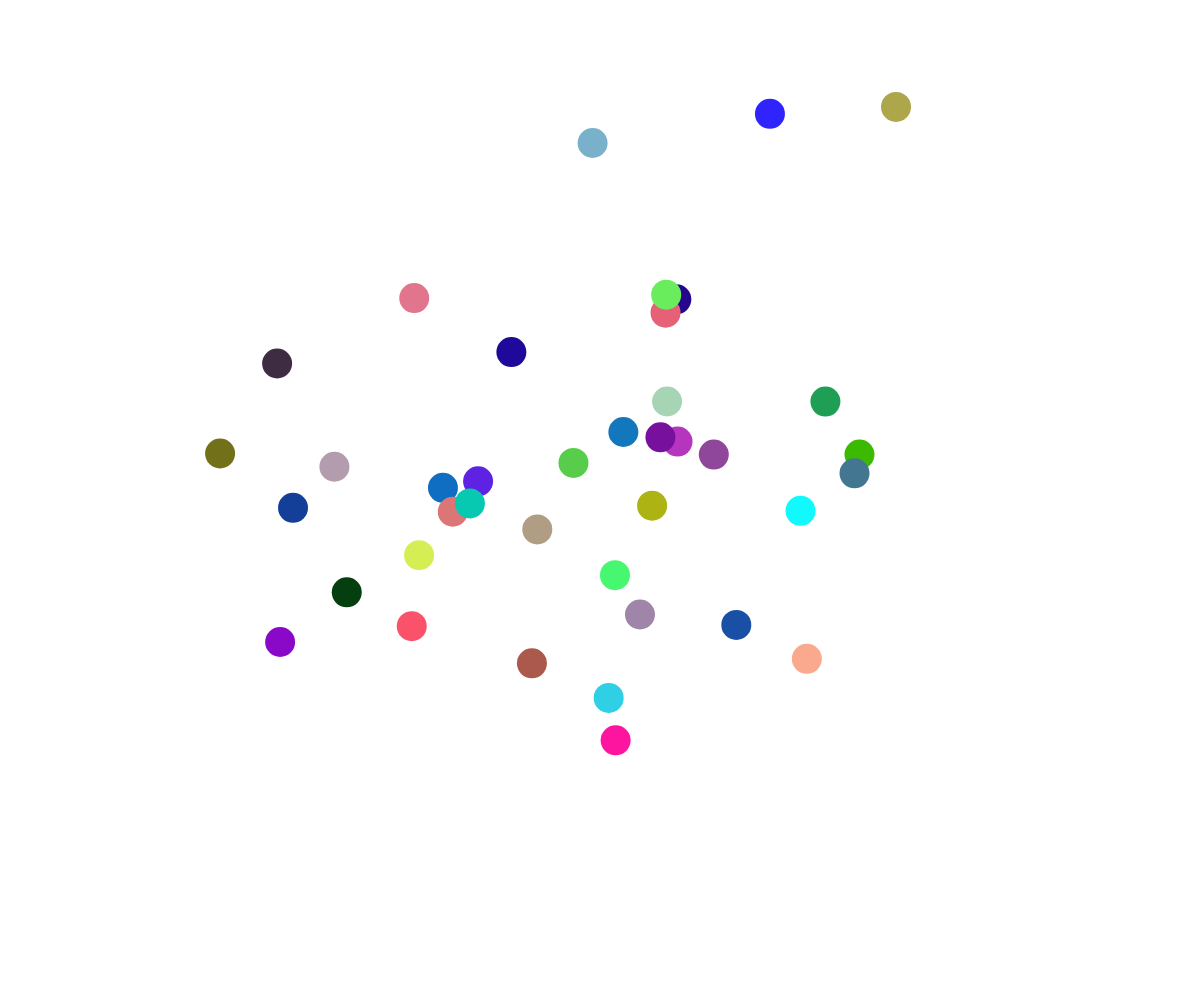
Frame 1 (no input)
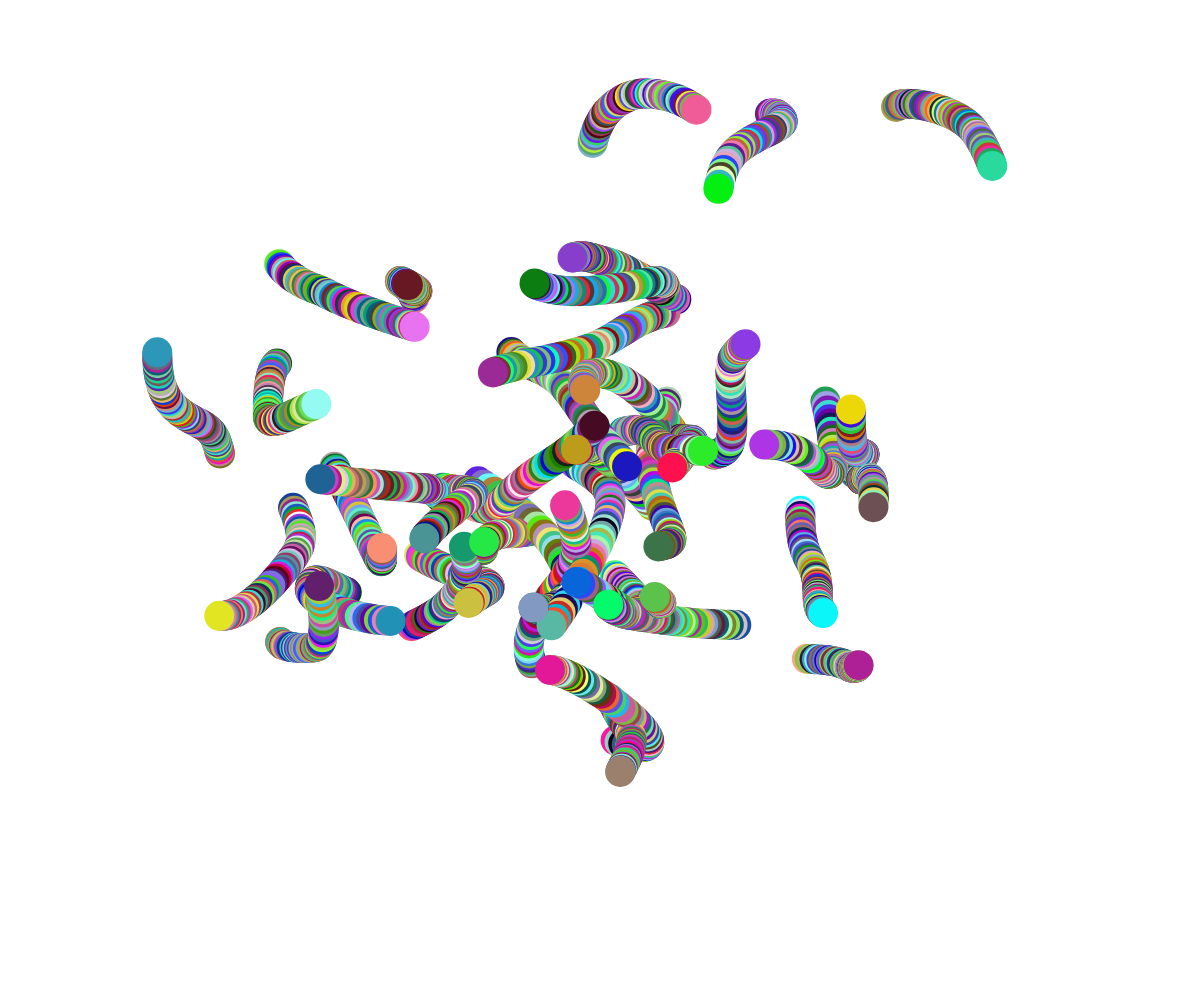
Frame 60 (no input)
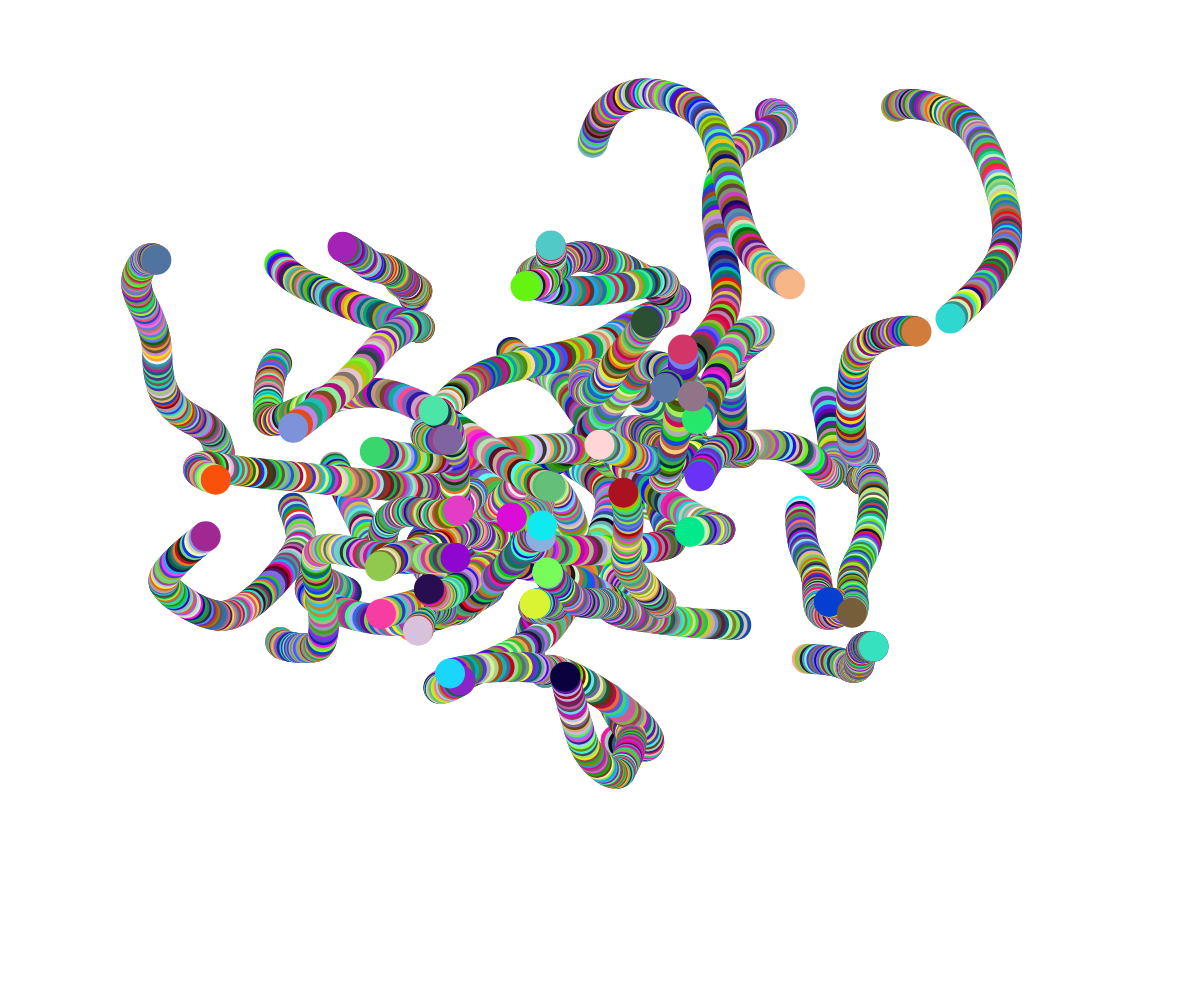
Frame 120 (the mouse pressed at the canvas centre since frame 60)

The p5.js sketch that drew these frames (run headless with seeded random() and noise() and a simulated clock; from frame 60 on, the mouse is pressed at the canvas centre):

// p5.js sketch
// ── sketch.js
//FEDERICO TOPA IN COLLAB CON 
//G.VACCARI - M-MILINCI


let ball = [];

let n = 40;

var r; // variabili per avere i colori randomici delle palline
var g;
var b;
var a;

function setup() {
 createCanvas(windowWidth, windowHeight);
  noStroke();
  for (let i = 0; i < n; i++) {
   ball.push(new Ball());
  }
}

class Ball {
  constructor () {
    this.x = 0;
    this.y = 0;
    this.randomX = Math.random() * 100;
    this.randomY = Math.random() * 100;
  }
  
  update () {
   
      this.x = noise(this.randomX + millis() * 0.0002) * width;
      this.y = noise(this.randomY + millis() * 0.0002) * height;
    }
  
  
  draw () {
    //fill(255);
    fill( r, g, b ); // posso aggiungere l'alfa se voglio
    circle(this.x, this.y, 30); //dimensione palline
    
    r = random(255); // r is a random number between 0 - 255
    g = random(255); // g is a random number betwen 100 - 200
    b = random(255); // b is a random number between 0 - 100
    //a = random(200,255); // a is a random number between 200 - 255
  }
}


function draw() {

    fill(255, 255, 255); //Non sembra cambiare nulla acceso o spento. mah?!
  //rect(0, 0, width, height);
  ball.forEach((pallina) => {
    pallina.update();
    pallina.draw();
  });
}
function windowResized() {
  resizeCanvas(windowWidth, windowHeight);
}
